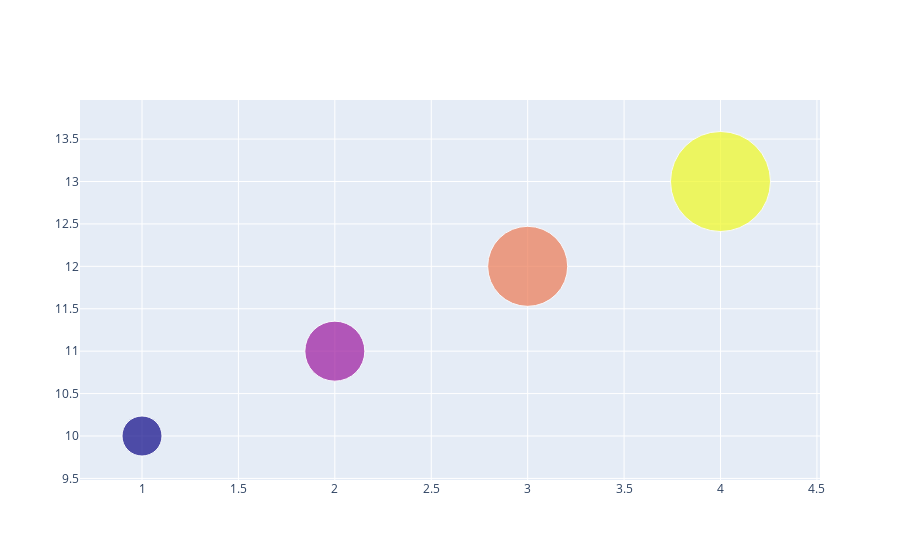

The cell this chart's notebook holds for it:
### Markdown cell above
### Tamaño de los puntos en función de los datos

### Code cell
import plotly.graph_objects as go

fig = go.Figure(data=go.Scatter(
    x=[1, 2, 3, 4],
    y=[10, 11, 12, 13],
    mode='markers',
    marker=dict(size=[40, 60, 80, 100],
                color=[0, 1, 2, 3])
))

fig.show()

### Figure 1 — Plotly figure (JSON) as saved in the notebook; plotly's stock layout.template omitted (floating-point values rounded to 4 significant figures)
{"data": [{"marker": {"color": [0, 1, 2, 3], "size": [40, 60, 80, 100]}, "mode": "markers", "type": "scatter", "x": [1, 2, 3, 4], "y": [10, 11, 12, 13]}], "layout": {}}
